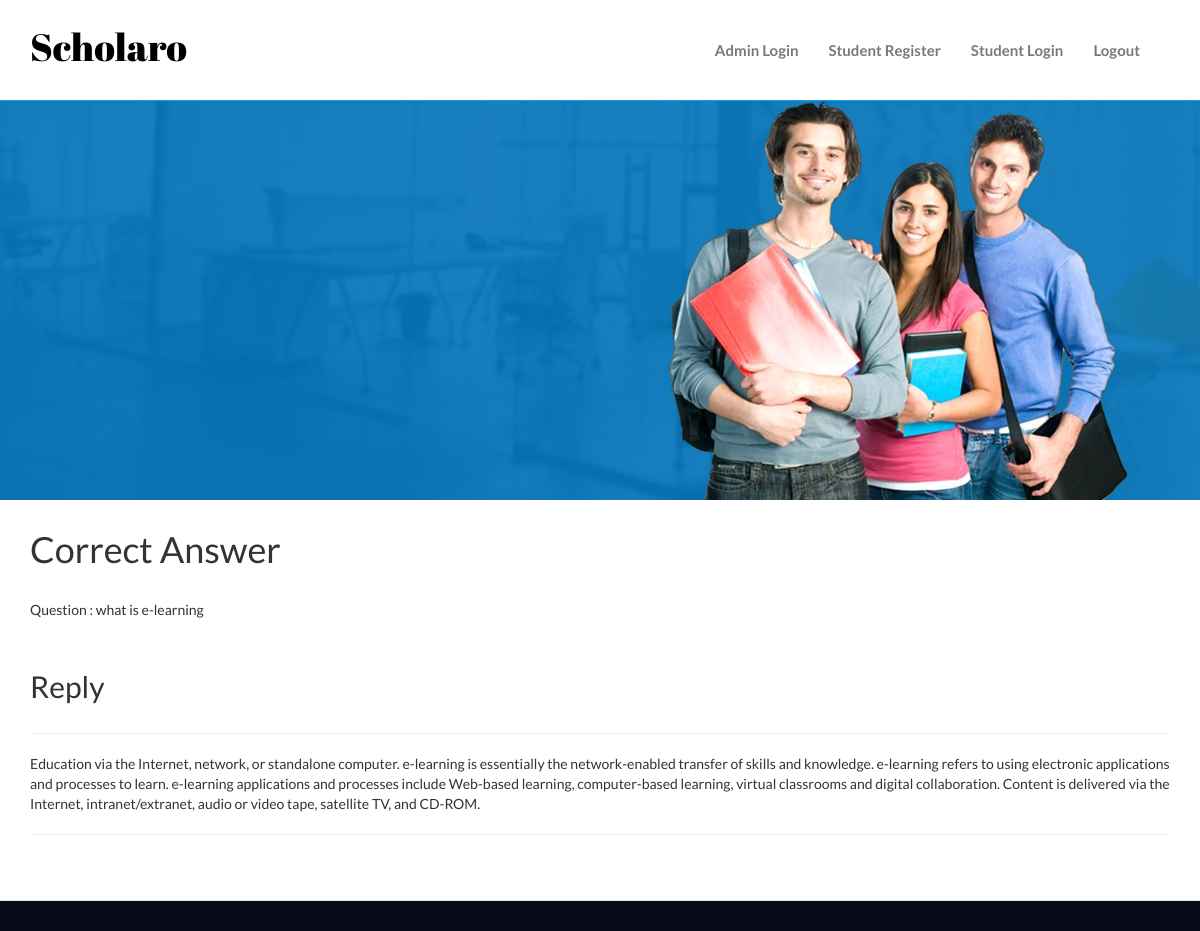
The page /correct.php?qid=1 on the database its author committed.
### tables this page shows
CREATE TABLE IF NOT EXISTS `question` (
  `qid` int(5) NOT NULL AUTO_INCREMENT,
  `question` longtext NOT NULL,
  `stid` int(5) NOT NULL,
  PRIMARY KEY (`qid`)
);

CREATE TABLE IF NOT EXISTS `reply` (
  `rid` int(5) NOT NULL AUTO_INCREMENT,
  `qid` int(5) NOT NULL,
  `reply` longtext NOT NULL,
  `stid` int(5) NOT NULL,
  `correct` int(5) NOT NULL,
  PRIMARY KEY (`rid`)
);

### correct.php (the view, shortened to what this page needs)
<?php
include"header.php";
?>
<div class="wrapper">
<div class="container">
				<div class="row">
				<div class="col-md-6">
				<h1>Correct Answer</h1>
<?php
$qid=$_GET['qid'];
$q=mysql_query("select * from question where qid='$qid'")or die(mysql_error());
while($r=mysql_fetch_array($q))
{
$question=$r['question'];
echo "Question  :  $question";
}
?>
<br /><br />
						</div>
						<div class="col-md-12">
<?php
$q=mysql_query("select * from reply where qid='$qid' and correct='1'")or die(mysql_error());
$n=mysql_num_rows($q);
if($n>0)
{
echo "<h2>Reply</h2>";
echo "<hr>";
while($r=mysql_fetch_array($q))
{
echo $reply=$r['reply'];
echo "<hr>";
}
}
?>
</div>
				</div>
				</div>
				</div>
<?php
include"footer.php";
?>

### assets/css/style.css (style rules this page uses)
body { font-family: 'Lato', sans-serif; font-weight: normal; }
h1, h2, h3, h4, h5, h6 { font-weight: normal; font-family: 'Lato', sans-serif; }
h1, .h1, h2, .h2, h3, .h3 { margin-top: 30px; }
h1 { margin: 30px 0; }
h2 { margin: 30px 0; }
.wrapper { min-height:400px; }

### rows shown on the page
question: question "what is e-learning"
reply: reply "Education via the Internet, network, or standalone computer. e-learning is essentially the network-enabled transfer of skills and knowledge. e-learning refers to using electronic applications and processes to learn. e-learning applications and processes include Web-based learning, computer-based learning, virtual classrooms and digital collaboration. Content is delivered via the Internet, intranet/extranet, audio or video tape, satellite TV, and CD-ROM."
